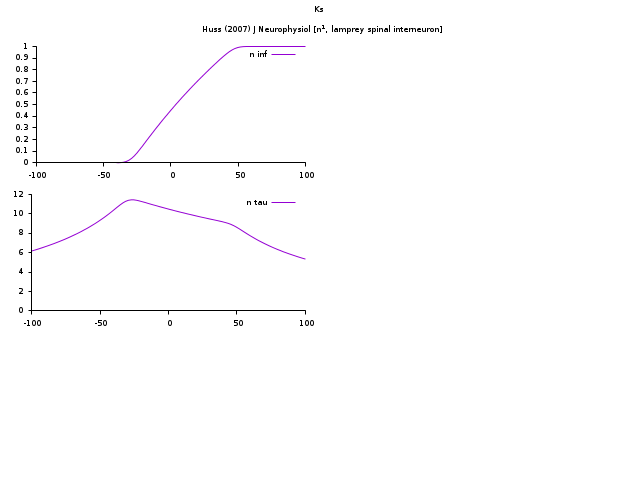

Here is the gnuplot script that generated this plot:
chan="Ks \n\n Huss (2007) J Neurophysiol [n^1, lamprey spinal interneuron]\n"

#set term postscript enh solid color 10
#set output "ks_huss2007.ps"

set term pngcairo fontscale 0.5
set output "ks_huss2007.png"

set multiplot layout 3,2 columns title chan
set border 3
se st d l
se xrange [-100:100]
se yrange [0:]
se xtic nomirror out
se ytic nomirror out

nalf(x)=0.00144*(x-(-30))/(1-exp((-30-x)/2))
nbet(x)=0.0011*(47.4-x)/(1-exp((x-47.4)/2))
ninf(x)=nalf(x)/(nalf(x)+nbet(x))
ntau(x)=1/(nalf(x)+nbet(x))

plot ninf(x) title "n inf"
plot ntau(x) title "n tau"

unset multiplot
